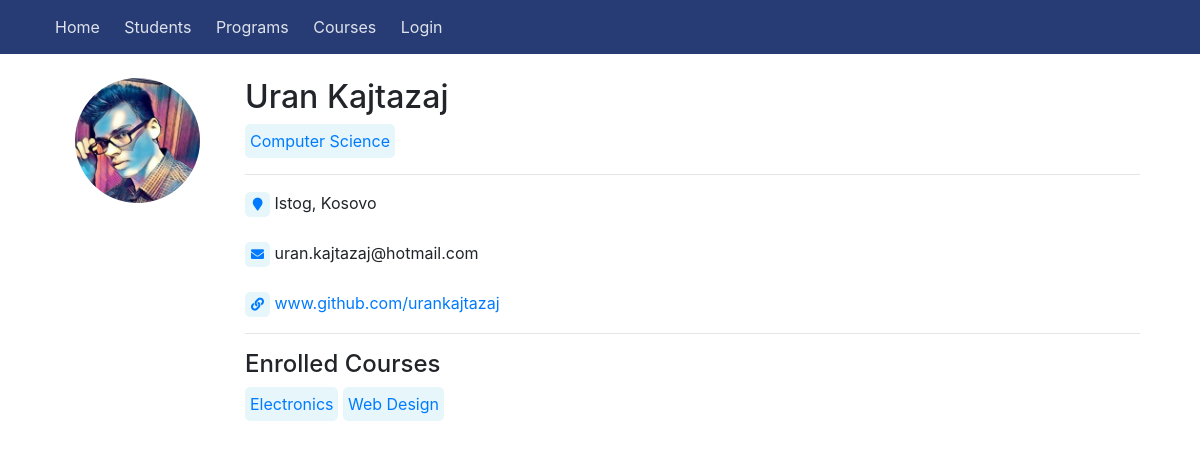
Before: /student/1 with the older database file.
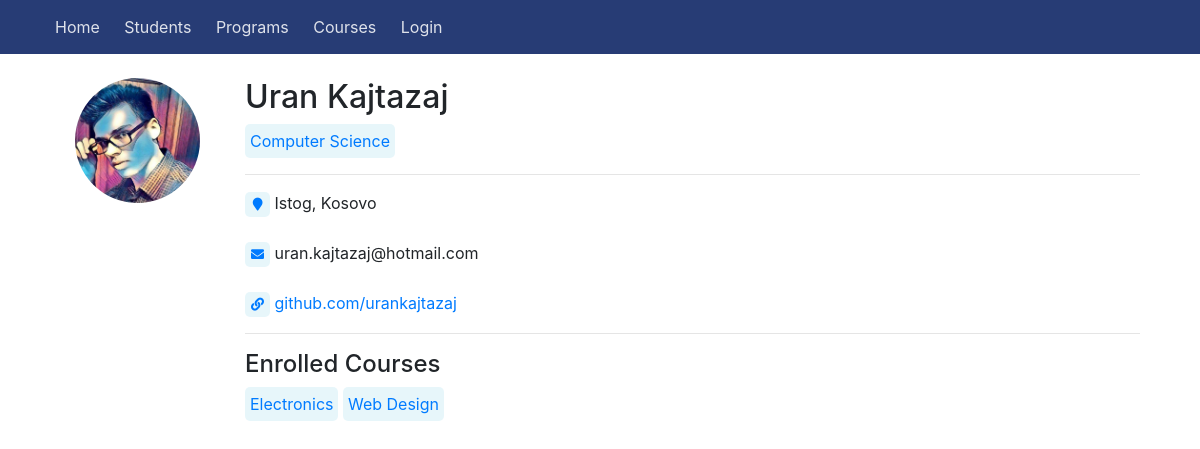
After: the same page with the newer database file.
### sems/models.py (models this page shows, shortened)
class Student(models.Model):
    user = models.OneToOneField(User, on_delete=models.CASCADE, null=True)
    first_name = models.CharField(max_length=100, null=True)
    last_name = models.CharField(max_length=100, null=True)
    picture = models.ImageField(null=True, blank=True, default='no-img.png')
    website = models.URLField(max_length=100, null=True, blank=True)
    email = models.EmailField(max_length=100, null=True)
    program = models.ForeignKey(Program, on_delete=models.SET_NULL, null=True)
    country = models.ForeignKey(State, on_delete=models.SET_NULL, null=True)
    city = models.CharField(max_length=100, null=True)
    course = models.ManyToManyField(Course, related_name='course')
    def get_website(self):
        if self.website[0:4] != 'http':
            return 'http://' + self.website
        else:
            return self.website

class Program(models.Model):
    name = models.CharField(max_length=200)
    summary = models.CharField(max_length=600, null=True, blank=True)
    def __str__(self):
        return self.name

class State(models.Model):
    name = models.CharField(max_length=100)
    def __str__(self):
        return self.name

class Course(models.Model):
    name = models.CharField(max_length=200)
    summary = models.TextField(max_length=600, null=True, blank=True)
    program = models.ForeignKey(Program, on_delete=models.CASCADE)
    start_date = models.DateField()
    end_date = models.DateField()
    credits = models.IntegerField(null=True, default=0)
    def __str__(self):
        return self.name

### sems/views.py (the view)
# urls.py: path('student/<int:pk>', views.student_detail, name='student_detail'),
def student_detail(request, pk):
    student = Student.objects.get(pk=pk)
    return render(
        request, 'student_profile.html', {'student': student},
    )

### sems/templates/student_profile.html
{% extends 'base_generic.html' %}
{% block content %}
<div class="container">
    <div class="row">
        <div class="col-md-2 col-xs-12 text-center">
            <img class="thumb img-round" src="../static/uploads/{% if student.picture %}{{ student.picture }} {% else %}no-img.png {% endif %}" />
        </div>
        <div class="col-md-10 col-xs-12">
            <h2>{{ student.first_name }} {{ student.last_name }}</h2>
            <a href="{% url 'program_single' pk=student.program.pk %}" class="text-primary"><span class="label">{{ student.program }}</span></a>
            <hr/>
            <div><span class="sm-label label text-primary"><i class="fas fa-map-marker"></i></span> {{ student.city }}, {{ student.country }}</div><br/>
            <div><span class="sm-label label text-primary"><i class="fas fa-envelope"></i></span> {{ student.email }}</div>
            {% if student.website %}
            <br/>
            <div><span class="sm-label label text-primary"><i class="fas fa-link"></i></span> <a href="{{ student.get_website }}" title="{{ student.get_website }}" target="_blank">{{ student.website }}</a> </div>
            {% endif %}
            <hr/>
            <h4>Enrolled Courses</h4>
            {% if student.course.all %}
                {% for course in student.course.all %}
                <a class="label" href="{% url 'course_detail' pk=course.pk %}" title="{{ course.summary }}">{{ course }}</a>
                {% endfor %}
            {% else %}
            <b class="text-danger">No courses</b>
            {% endif %}
        </div>
    </div>
</div>
{% endblock %}

### sems/templates/base_generic.html (shortened to what this page needs)
{% load static %}
<html>
<head>
    <link rel="stylesheet" href="https://use.fontawesome.com/releases/v5.0.12/css/all.css">
    <link rel="stylesheet" href="{% static 'css/bootstrap.min.css' %}">
    <link rel="stylesheet" href="{% static 'css/main.css' %}">
    <link rel="stylesheet" href="{% static 'fonts/fontawesome-all.min.css' %}">
</head>
<body>
    <header>
        <nav>
            <div class="container">
                <a href="#">Home</a>
                <a href="{% url 'students' %}">Students</a>
                <a href="{% url 'programs' %}">Programs</a>
                <a href="#">Courses</a>
                {% if not user.is_authenticated %}
                <a href="{% url 'login' %}">Login</a>
                {% else %}
                <a href="{% url 'logout' %}">Logout</a>
                {% endif %}
            </div>
        </nav>
    </header>
    <div class="container">
        <div class="row">
            <div class="col-md-12 col-xs-12">
                <br/>
                {% block content %}
                {% endblock %}
            </div>
        </div>
    </div>
</body>
</html>

### sems/static/css/main.css (style rules this page uses)
* { --main-color: #273c75; }
body { background-color: #fff; }
nav { padding: 15px 0; background-color: var(--main-color); }
nav a { padding: 10px; color: rgba(255,255,255,.85); }
.img-round { width: 65px; height: 65px; overflow: hidden; display: inline-flex; justify-content: center; align-items: center; border-radius: 100px; }
.thumb { width: 125px; height: 125px; }
.label { display: inline-flex; justify-content: center; align-items: center; background-color: #5bc0de25; border-radius: 5px; padding: 5px; }
.sm-label { width: 25px; height: 25px; font-size: 13px; }

Changed rows visible on the page:
changed Student "Uran": website "www.github.com/urankajtazaj" → "github.com/urankajtazaj"
